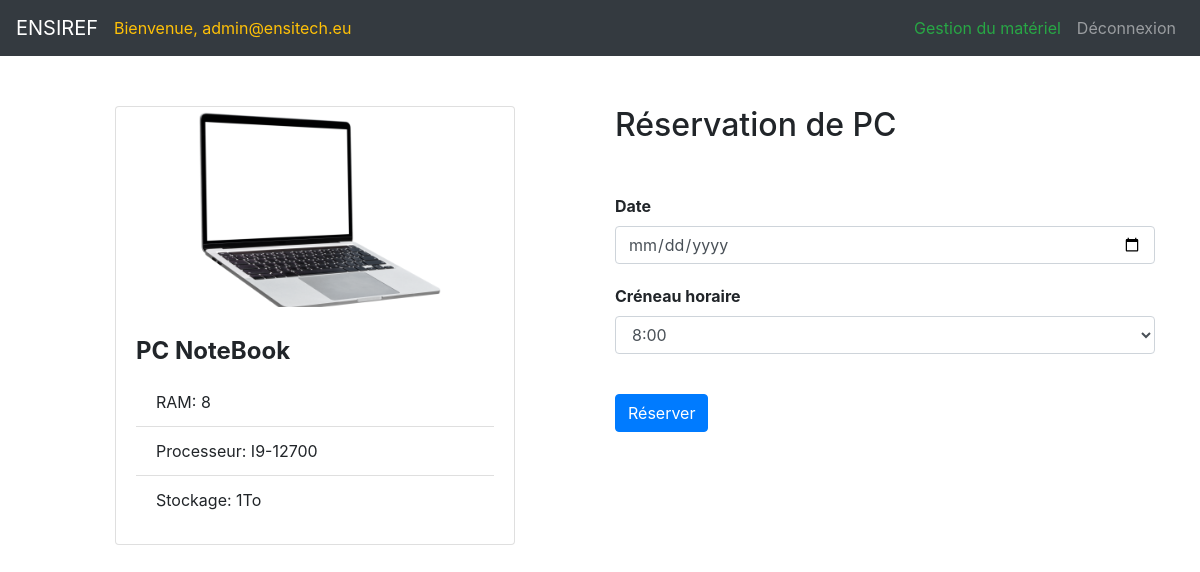
Screenshot of /ENSIREF_1/application/reservation.php?pc_id=12 (signed in) with the database file from the repository.
### tables this page shows
CREATE TABLE IF NOT EXISTS `pc` (
  `id` int(11) NOT NULL AUTO_INCREMENT,
  `description` varchar(255) NOT NULL,
  `ram` int(11) NOT NULL,
  `processeur` varchar(255) NOT NULL,
  `stockage` varchar(255) NOT NULL,
  `image` varchar(255) DEFAULT NULL,
  `status` varchar(20) NOT NULL DEFAULT 'Disponible',
  PRIMARY KEY (`id`)
);

### ENSIREF_1/application/reservation.php (the view, shortened to what this page needs)
<?php
require_once '../auth/config.php';
$pc_id = $_GET['pc_id'];
$stmt = $conn->prepare('SELECT * FROM pc WHERE id = ?');
$stmt->bind_param('i', $pc_id);
$stmt->execute();
$result = $stmt->get_result();
$pc = $result->fetch_assoc();
?>
<!DOCTYPE html>
<html>
<head>
    <link rel="stylesheet" href="https://stackpath.bootstrapcdn.com/bootstrap/4.5.2/css/bootstrap.min.css">
</head>
<body>
    <nav class="navbar navbar-expand-lg navbar-dark bg-dark">
        <a class="navbar-brand" href="#">ENSIREF</a>
        <span class="navbar-text text-center text-warning mx-auto">
            Bienvenue, <?php echo $_SESSION['email']; ?>
        </span>
        <div class="collapse navbar-collapse" id="navbarNav">
            <ul class="navbar-nav ml-auto">
                <?php if ($_SESSION['role'] === 'admin'): ?>
                    <li class="nav-item">
                        <a class="nav-link text-success" href="../admin/admin_gestion.php">Gestion du matériel</a>
                    </li>
                <?php endif; ?>
                <li class="nav-item">
                    <a class="nav-link" href="logout.php">Déconnexion</a>
                </li>
            </ul>
        </div>
    </nav>
    <div class="container">
    <div class="row">
        <?php if ($pc): ?>
            <div class="col-md-6">
                <div class="card mb-4">
                    <img src="<?php echo $pc['image']; ?>" class="card-img-top" alt="<?php echo $pc['description']; ?>">
                    <div class="card-body">
                        <h5 class="card-title"><?php echo $pc['description']; ?></h5>
                        <ul class="list-group list-group-flush">
                            <li class="list-group-item">RAM: <?php echo $pc['ram']; ?></li>
                            <li class="list-group-item">Processeur: <?php echo $pc['processeur']; ?></li>
                            <li class="list-group-item">Stockage: <?php echo $pc['stockage']; ?></li>
                        </ul>
                    </div>
                </div>
            </div>
            <div class="col-md-6">
                <h2>Réservation de PC</h2>
                <form class="booking-form" method="POST" action="reservation_process.php">
                    <div class="form-group">
                        <label class="form-label">Date</label>
                        <input type="date" name="date" class="form-control" required>
                    </div>
                    <div class="form-group">
                        <label class="form-label">Créneau horaire</label>
                        <select name="heure" class="form-control" required>
                            <option value="8:00">8:00</option>
                        </select>
                    </div>
                    <button type="submit" class="btn btn-primary btn-submit">Réserver</button>
                </form>
            </div>
        <?php endif; ?>
    </div>
</div>
</body>
</html>

### ENSIREF_1/application/reservation.php (style rules this page uses)
.container { margin-top: 50px; }
.card { width: 400px; margin: 0 auto; }
.card-img-top { height: 200px; object-fit: cover; }
.card-title { margin-top: 10px; font-size: 24px; font-weight: bold; }
.list-group-item { font-size: 16px; }
.booking-form { margin-top: 50px; }
.form-group { margin-bottom: 20px; }
.form-label { font-weight: bold; }
.btn-submit { margin-top: 20px; }

### rows the page displays
pc: image (picture), description "PC NoteBook", ram "8", processeur "I9-12700", stockage "1To"

### other values shown
$_SESSION['email'] "admin@ensitech.eu"
